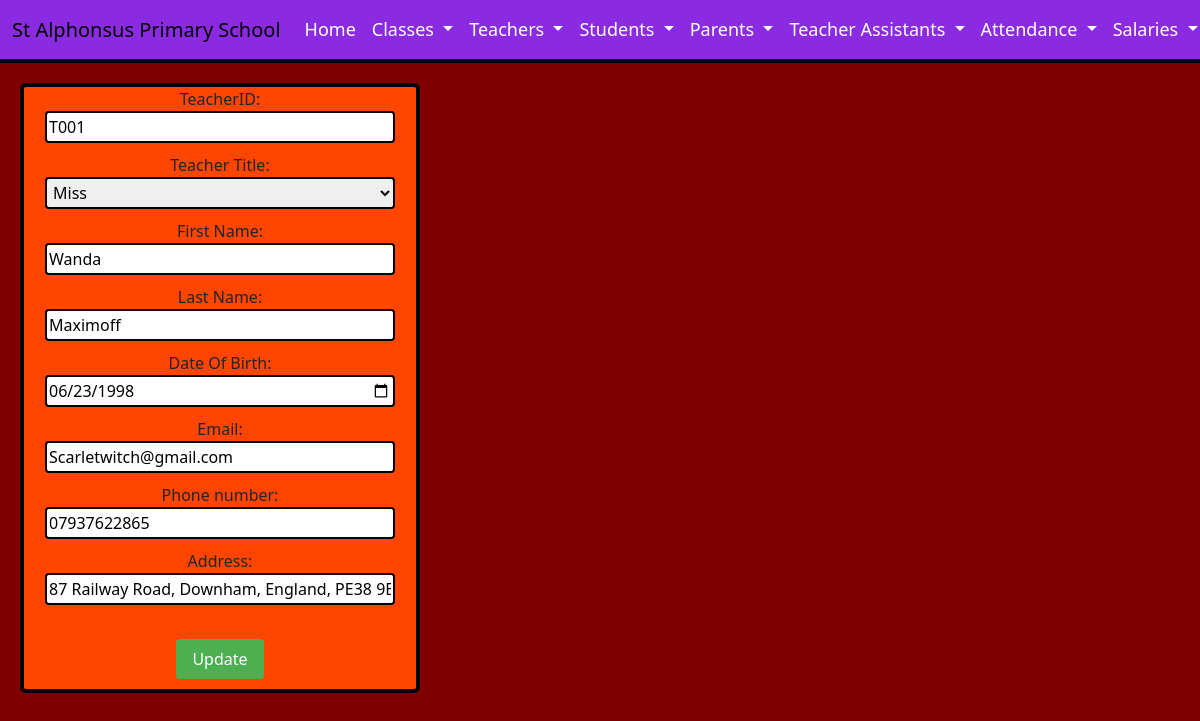
Before: /DigitalWebsite/EditTeacherUpdate.php?id=T001 with the older database file.
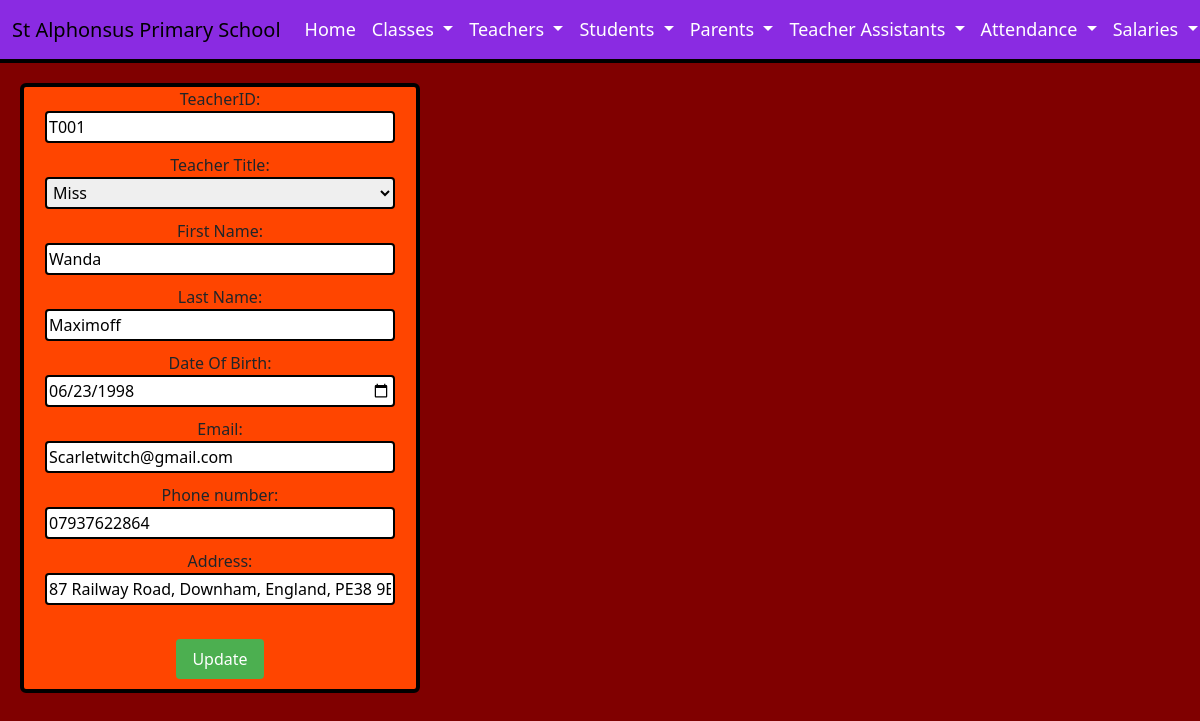
After: the same page with the newer database file.
### tables this page shows
CREATE TABLE `teachers` (
  `teacherID` varchar(50) NOT NULL,
  `teacherTitle` varchar(50) DEFAULT NULL,
  `teacherName` varchar(50) DEFAULT NULL,
  `teacherSurname` varchar(50) DEFAULT NULL,
  `teacherDOB` date DEFAULT NULL,
  `teacherEmail` varchar(100) DEFAULT NULL,
  `teacherPhone` varchar(50) DEFAULT NULL,
  `teacherAddress` varchar(100) DEFAULT NULL,
  `teacherSalary` varchar(10) DEFAULT NULL
);

### DigitalWebsite/EditTeacherUpdate.php (the view, shortened to what this page needs)
<!DOCTYPE html>
 <html lang="en">
    <head>
      <link href="https://cdn.jsdelivr.net/npm/bootstrap@5.3.2/dist/css/bootstrap.min.css" rel="stylesheet">
    </head>
    <body>
      <nav class="navbar navbar-expand-lg bg-maroon">
        <div class="container-fluid">
          <a class="navbar-brand" href="index.html">St Alphonsus Primary School</a>
          <div class="collapse navbar-collapse" id="navbarNavDropdown">
            <ul class="navbar-nav">
              <li class="nav-item">
                <a class="nav-link" href="index.html">Home</a>
              </li>
              <li class="nav-item dropdown">
                <a class="nav-link dropdown-toggle" href="#" role="button" data-bs-toggle="dropdown" aria-expanded="false">
                  Classes
                </a>
              </li>
              <li class="nav-item dropdown">
                <a class="nav-link dropdown-toggle" href="#" role="button" data-bs-toggle="dropdown" aria-expanded="false">
                  Teachers
                </a>
              </li>
              <li class="nav-item dropdown">
                <a class="nav-link dropdown-toggle" href="#" role="button" data-bs-toggle="dropdown" aria-expanded="false">
                  Students
                </a>
              </li>
              <li class="nav-item dropdown">
                <a class="nav-link dropdown-toggle" href="#" role="button" data-bs-toggle="dropdown" aria-expanded="false">
                  Parents
                </a>
              </li>
              <li class="nav-item dropdown">
                <a class="nav-link dropdown-toggle" href="#" role="button" data-bs-toggle="dropdown" aria-expanded="false">
                  Teacher Assistants
                </a>
              </li>
              <li class="nav-item dropdown">
                <a class="nav-link dropdown-toggle" href="#" role="button" data-bs-toggle="dropdown" aria-expanded="false">
                  Attendance
                </a>
              </li>
              <li class="nav-item dropdown">
                <a class="nav-link dropdown-toggle" href="#" role="button" data-bs-toggle="dropdown" aria-expanded="false">
                  Salaries
                </a>
              </li>
            </ul>
          </div>
        </div>
      </nav>
      <?php
        $teacherID = $_GET['id'];
        $servername = "127.0.0.1";
        $username = "root";
        $password = "";
        $database = "school";
        $conn = new mysqli($servername, $username, $password, $database);
        $sql = "SELECT * FROM teachers WHERE teacherID = '$teacherID'";
        $result = $conn->query($sql);
        if ($result->num_rows > 0) {
          $row = $result->fetch_assoc();
      ?>
      <form action="EditTeacherUpdateSubmit.php" method="POST">
          TeacherID: <input type="text" id="teacherID" name="teacherID" value="<?php echo $row['teacherID']; ?>" readonly><br>
          Teacher Title:
          <select id="teacherTitle" name="teacherTitle">
          <option value="Miss" <?php if($row['teacherTitle'] == "Miss") echo "selected"; ?>>Miss</option>
          </select><br>
          First Name: <input type="text" id="teacherName" name="teacherName" placeholder="e.g. John" pattern="[A-Za-z]+" title="Please enter a valid First name (no numbers)" value="<?php echo $row['teacherName']; ?>" required><br>
          Last Name: <input type="text" id="teacherSurname" name="teacherSurname" placeholder="e.g. Smith" pattern="[A-Za-z]+" title="Please enter a valid Surname (no numbers)" value="<?php echo $row['teacherSurname']; ?>" required><br>
          Date Of Birth: <input type="date" id="teacherDOB" name="teacherDOB" value="<?php echo $row['teacherDOB']; ?>" required><br>
          Email: <input type="email" id="teacherEmail" name="teacherEmail" placeholder="e.g. example@outlook.com" value="<?php echo $row['teacherEmail']; ?>" required><br>
          Phone number: <input type="tel" id="teacherPhone" name="teacherPhone" placeholder="e.g. 07826482714" value="<?php echo $row['teacherPhone']; ?>" required><br>
          Address: <input type="text" id="teacherAddress" name="teacherAddress" placeholder="House number street, city, country, postcode" value="<?php echo $row['teacherAddress']; ?>" required><br><br>
          <input type="submit" value="Update">
      </form>
      <?php
        } else {
          echo "No record found.";
        }
      ?>
    </body>
</html>

Changed rows visible on the page:
changed teachers "Miss": teacherPhone "07937622865" → "07937622864"
